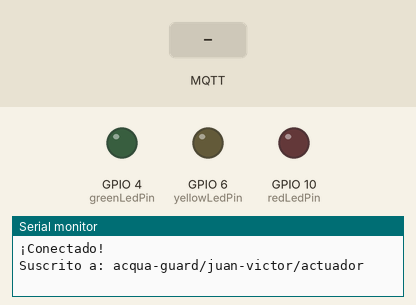
Bench run of a sketch on a simulated ESP32-S3. Parts: output pins drawn as LEDs (lit = HIGH), the last lines printed to the serial monitor. The inputs (shaded band) are chosen by the test bench. WiFi joins after 1.5 s; servers stay silent unless stated; no MQTT or app messages arrive unless stated.

Above: at 2.7 s.
2.8 s: MQTT message "5" arrives on the first subscribed topic
At 3.4 s:
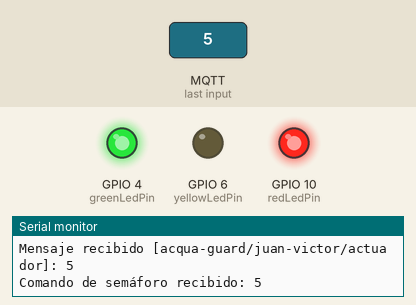
4.3 s: MQTT message "90" arrives on the first subscribed topic
At 4.6 s:
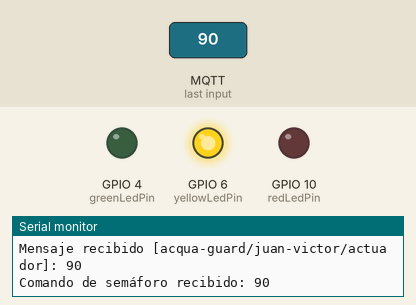
5.8 s: MQTT message "1" arrives on the first subscribed topic
At 6.9 s:
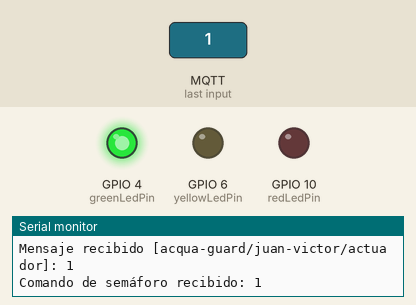
7.3 s: MQTT message "200" arrives on the first subscribed topic
At 8.1 s:
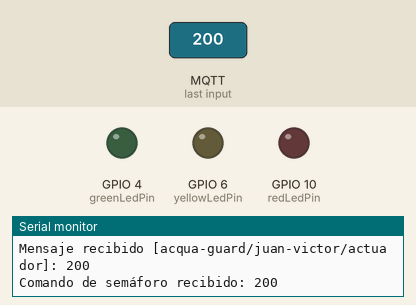
Timing chart, 0 to 9.8 s (numbered marks = the images above; inputs shaded):
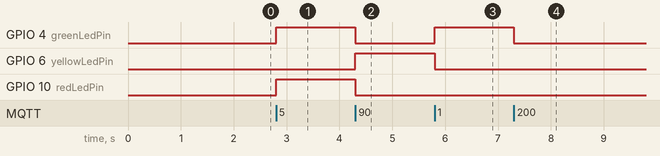

Measured:
- after the input at 2.8 s, GPIO 4 (greenLedPin), GPIO 10 (redLedPin): LOW → HIGH at once
- after the input at 4.3 s, GPIO 4 (greenLedPin), GPIO 10 (redLedPin): HIGH → LOW at once; GPIO 6 (yellowLedPin): LOW → HIGH at once
- after the input at 5.8 s, GPIO 4 (greenLedPin): LOW → HIGH at once; GPIO 6 (yellowLedPin): HIGH → LOW at once
- after the input at 7.3 s, GPIO 4 (greenLedPin): HIGH → LOW at once

The sketch:

nodo_jv.ino
```cpp
#include <WiFi.h>
#include <PubSubClient.h>

// --- Configuración ---
const char* ssid = "ssid";
const char* password = "pass";

// --- Configuración de servidores MQTT (Fog y Edge) ---
const char* mqtt_servers[] = {"10.97.193.97", "10.97.193.47"}; // 0: Fog, 1: Edge
const int num_servers = 2;
const int   mqtt_port   = 1883;

// --- Configuración MQTT ---
const char* mqtt_topic_pub = "acqua-guard/juan-victor/luminosidad";
const char* mqtt_topic_sub = "acqua-guard/juan-victor/actuador";
const char* mqtt_client_id = "esp32s3-jv-node";

// --- Configuración pines ---
const int LUMINOSITY_SENSOR_PIN = 14; // Sensor TEMT6000 en IO14
const int redLedPin = 10;             // LED Rojo del semáforo en IO10
const int yellowLedPin = 6;           // LED Amarillo del semáforo en IO6
const int greenLedPin = 4;            // LED Verde del semáforo en IO4

// --- Variables globales ---
WiFiClient espClient;
PubSubClient client(espClient);
unsigned long lastSend = 0;

// --- Declaración de funciones ---
void setup_wifi();
void connectToMqttBroker();
void callback(char* topic, byte* payload, unsigned int length);
void enviarLecturaSensor();

void setup() {
    Serial.begin(115200);

    // Configuración de pines
    pinMode(LUMINOSITY_SENSOR_PIN, INPUT);
    pinMode(redLedPin, OUTPUT);
    pinMode(yellowLedPin, OUTPUT);
    pinMode(greenLedPin, OUTPUT);

    // Asegurarse de que los LEDs estén apagados al inicio
    digitalWrite(redLedPin, LOW);
    digitalWrite(yellowLedPin, LOW);
    digitalWrite(greenLedPin, LOW);

    setup_wifi();
    client.setCallback(callback);
    connectToMqttBroker(); // Conexión inicial
}

void loop() {
    if (!client.connected()) {
        Serial.println("Conexión MQTT perdida. Reconectando...");
        connectToMqttBroker();
    }
    client.loop();

    // Enviar telemetría cada 5 segundos
    if (millis() - lastSend > 5000) {
        lastSend = millis();
        enviarLecturaSensor();
    }
}

void connectToMqttBroker() {
    int current_server_index = 0;
    while (!client.connected()) {
        const char* current_server = mqtt_servers[current_server_index];
        client.setServer(current_server, mqtt_port);
        Serial.printf("Intentando conexión MQTT con el servidor: %s\n", current_server);

        if (client.connect(mqtt_client_id)) {
            Serial.println("¡Conectado!");
            client.subscribe(mqtt_topic_sub);
            Serial.printf("Suscrito a: %s\n", mqtt_topic_sub);
            break; // Salir del bucle while una vez conectado
        } else {
            Serial.printf("Fallo en la conexión, rc=%d.\n", client.state());

            current_server_index++;
            if (current_server_index >= num_servers) {
                current_server_index = 0; // Volver al servidor primario
                Serial.println("Se intentaron todos los servidores. Esperando 5 segundos para reintentar...");
                delay(5000);
            } else {
                 Serial.println("Probando con el siguiente servidor...");
            }
        }
    }
}

void setup_wifi() {
    delay(10);
    Serial.println();
    Serial.print("Conectando a ");
    Serial.println(ssid);
    WiFi.begin(ssid, password);
    while (WiFi.status() != WL_CONNECTED) {
        delay(500);
        Serial.print(".");
    }
    Serial.println("\nWiFi conectada!");
    Serial.print("IP address: ");
    Serial.println(WiFi.localIP());
}

void callback(char* topic, byte* payload, unsigned int length) {
    String message;
    for (int i = 0; i < length; i++) { message += (char)payload[i]; }
    Serial.printf("Mensaje recibido [%s]: %s\n", topic, message.c_str());

    if (String(topic) == mqtt_topic_sub) {
        int command = message.toInt();

        // Bit 0: Green, Bit 1: Yellow, Bit 2: Red
        digitalWrite(greenLedPin, (command & 1) ? HIGH : LOW);
        digitalWrite(yellowLedPin, (command & 2) ? HIGH : LOW);
        digitalWrite(redLedPin, (command & 4) ? HIGH : LOW);

        Serial.printf("Comando de semáforo recibido: %d\n", command);
    }
}

void enviarLecturaSensor() {
    int rawValue = analogRead(LUMINOSITY_SENSOR_PIN);
    Serial.printf("Luminosidad: Raw value = %d (Pin %d)\n", rawValue, LUMINOSITY_SENSOR_PIN);

    float analogValue = (float)rawValue;      // Valor de 0 a 1023
    int percentage = map(analogValue, 0, 511, 0, 100); // Mapear el valor analógico directamente al porcentaje

    // Asegurar que el valor esté en el rango 0-100
    if (percentage < 0) percentage = 0;
    if (percentage > 100) percentage = 100;
    Serial.printf("Luminosidad: Calculated percentage = %d%%\n", percentage);

    char payload[8];
    sprintf(payload, "%d", percentage);
    client.publish(mqtt_topic_pub, payload);
    Serial.printf("Valor de sensor (Luminosidad %%) enviado [%s]: %s\n", mqtt_topic_pub, payload);
}
```
